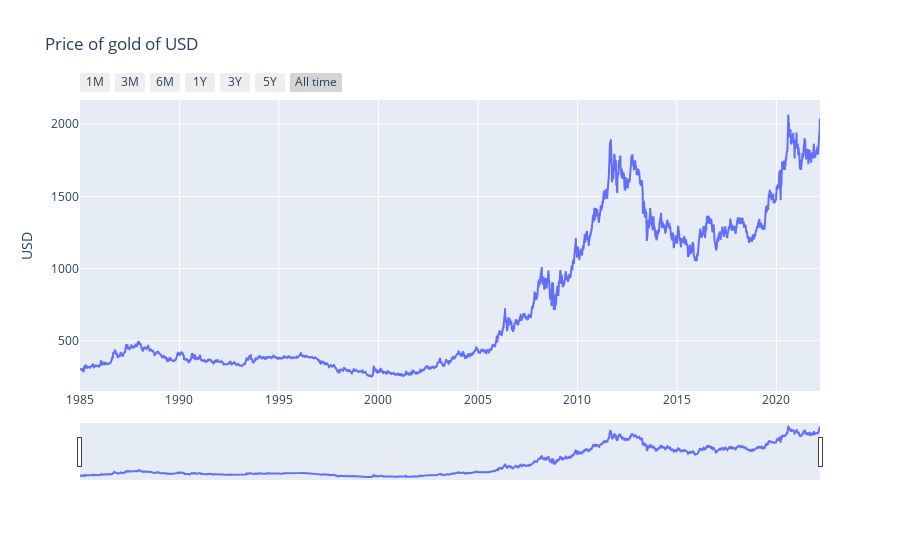
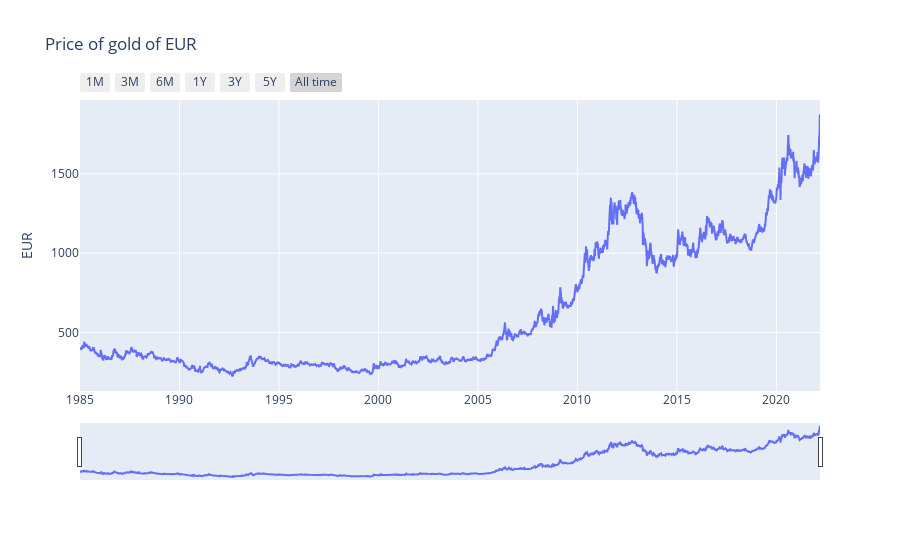
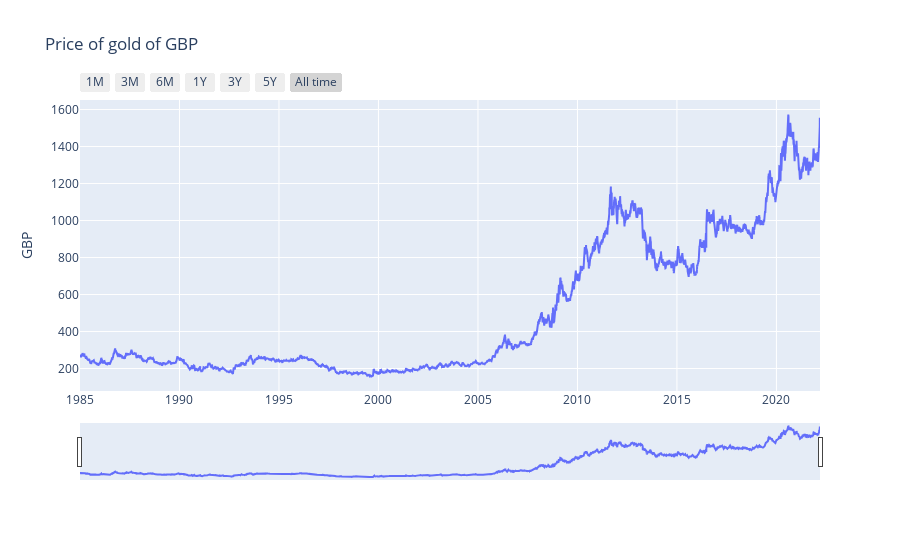
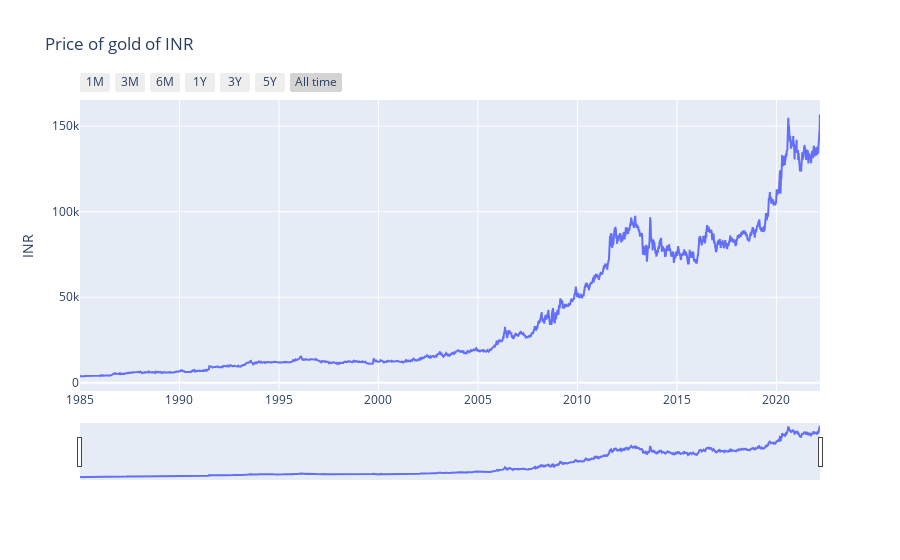

The cell these charts' notebook holds for them, in order:
### Code cell
currencies = ['USD', 'EUR', 'GBP','INR' , 'AED', 'CNY']

for i in currencies:
    plot_daily(i)

### Figure 1 — Plotly figure (JSON) as saved in the notebook; plotly's stock layout.template omitted (floating-point values rounded to 4 significant figures; data arrays with more than 128 entries replaced by an {"elided": "..."} marker saying what was removed)
{"data": [{"mode": "lines", "type": "scatter", "x": {"elided": "9704 str values"}, "y": {"elided": "9704 float values"}}], "layout": {"title": {"text": "Price of gold of USD"}, "xaxis": {"rangeselector": {"buttons": [{"count": 1, "label": "1M", "step": "month", "stepmode": "backward"}, {"count": 3, "label": "3M", "step": "month", "stepmode": "backward"}, {"count": 6, "label": "6M", "step": "month", "stepmode": "backward"}, {"count": 1, "label": "1Y", "step": "year", "stepmode": "backward"}, {"count": 3, "label": "3Y", "step": "year", "stepmode": "backward"}, {"count": 5, "label": "5Y", "step": "year", "stepmode": "backward"}, {"label": "All time", "step": "all"}]}, "rangeslider": {"visible": true}, "type": "date"}, "yaxis": {"title": {"text": "USD"}}}}

### Figure 2 — Plotly figure (JSON) as saved in the notebook; plotly's stock layout.template omitted (floating-point values rounded to 4 significant figures; data arrays with more than 128 entries replaced by an {"elided": "..."} marker saying what was removed)
{"data": [{"mode": "lines", "type": "scatter", "x": {"elided": "9704 str values"}, "y": {"elided": "9704 float values"}}], "layout": {"title": {"text": "Price of gold of EUR"}, "xaxis": {"rangeselector": {"buttons": [{"count": 1, "label": "1M", "step": "month", "stepmode": "backward"}, {"count": 3, "label": "3M", "step": "month", "stepmode": "backward"}, {"count": 6, "label": "6M", "step": "month", "stepmode": "backward"}, {"count": 1, "label": "1Y", "step": "year", "stepmode": "backward"}, {"count": 3, "label": "3Y", "step": "year", "stepmode": "backward"}, {"count": 5, "label": "5Y", "step": "year", "stepmode": "backward"}, {"label": "All time", "step": "all"}]}, "rangeslider": {"visible": true}, "type": "date"}, "yaxis": {"title": {"text": "EUR"}}}}

### Figure 3 — Plotly figure (JSON) as saved in the notebook; plotly's stock layout.template omitted (floating-point values rounded to 4 significant figures; data arrays with more than 128 entries replaced by an {"elided": "..."} marker saying what was removed)
{"data": [{"mode": "lines", "type": "scatter", "x": {"elided": "9704 str values"}, "y": {"elided": "9704 float values"}}], "layout": {"title": {"text": "Price of gold of GBP"}, "xaxis": {"rangeselector": {"buttons": [{"count": 1, "label": "1M", "step": "month", "stepmode": "backward"}, {"count": 3, "label": "3M", "step": "month", "stepmode": "backward"}, {"count": 6, "label": "6M", "step": "month", "stepmode": "backward"}, {"count": 1, "label": "1Y", "step": "year", "stepmode": "backward"}, {"count": 3, "label": "3Y", "step": "year", "stepmode": "backward"}, {"count": 5, "label": "5Y", "step": "year", "stepmode": "backward"}, {"label": "All time", "step": "all"}]}, "rangeslider": {"visible": true}, "type": "date"}, "yaxis": {"title": {"text": "GBP"}}}}

### Figure 4 — Plotly figure (JSON) as saved in the notebook; plotly's stock layout.template omitted (floating-point values rounded to 4 significant figures; data arrays with more than 128 entries replaced by an {"elided": "..."} marker saying what was removed)
{"data": [{"mode": "lines", "type": "scatter", "x": {"elided": "9704 str values"}, "y": {"elided": "9704 float values"}}], "layout": {"title": {"text": "Price of gold of INR"}, "xaxis": {"rangeselector": {"buttons": [{"count": 1, "label": "1M", "step": "month", "stepmode": "backward"}, {"count": 3, "label": "3M", "step": "month", "stepmode": "backward"}, {"count": 6, "label": "6M", "step": "month", "stepmode": "backward"}, {"count": 1, "label": "1Y", "step": "year", "stepmode": "backward"}, {"count": 3, "label": "3Y", "step": "year", "stepmode": "backward"}, {"count": 5, "label": "5Y", "step": "year", "stepmode": "backward"}, {"label": "All time", "step": "all"}]}, "rangeslider": {"visible": true}, "type": "date"}, "yaxis": {"title": {"text": "INR"}}}}
